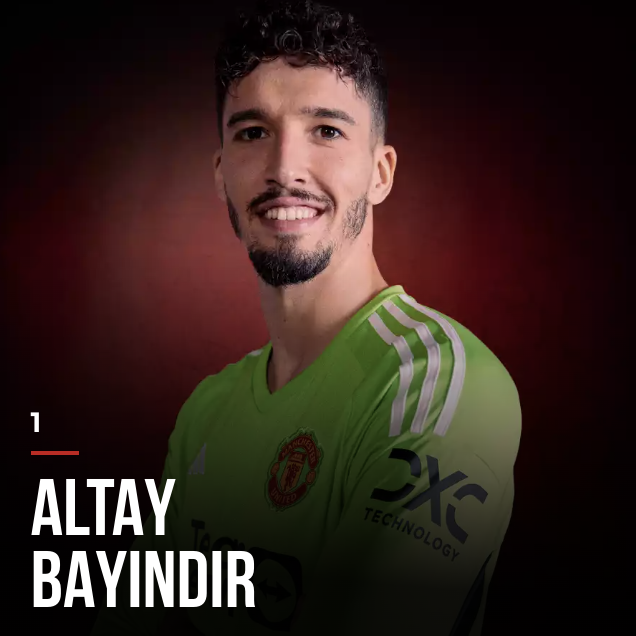
#> input picture MUFC/images/bayindir.png, 636 x 636 px, given in place of rashford.png, which was not available
$ python own_player_top_trumps.py
#> lines starting #> are read from the running program, lines starting #| are printed output that depends on the picture
import random
from PIL import Image, ImageDraw, ImageFont
import os
from players_info import players_info
from ascii_results import win_art, lose_art, draw_art

# Function to create a player card for existing players
def create_player_card(player_name, attributes, position, player_image_path, show_values=True, image_size=(500, 500)):
    # Load player image and resize it
#> called with player_name = 'Marcus Rashford', position = 'Forward', player_image_path = './images/rashford.png', show_values = True, image_size = (500, 500)
    player_image = Image.open(player_image_path)
#> player_image is the input picture: PIL image 636x636 RGBA; mean R, G, B, A 51.9, 35.5, 30.2, 255
    player_image = player_image.resize(image_size, Image.LANCZOS)
#> player_image: PIL image 500x500 RGBA

    # Create a blank image for the player card
    card_width = image_size[0]
    card_height = image_size[1] + 150  # Adjust height for attributes
    card = Image.new('RGB', (card_width, card_height), 'white')
#> card: PIL image 500x650 RGB; every value is 255

    # Paste player image onto the card
    card.paste(player_image, (0, 0))
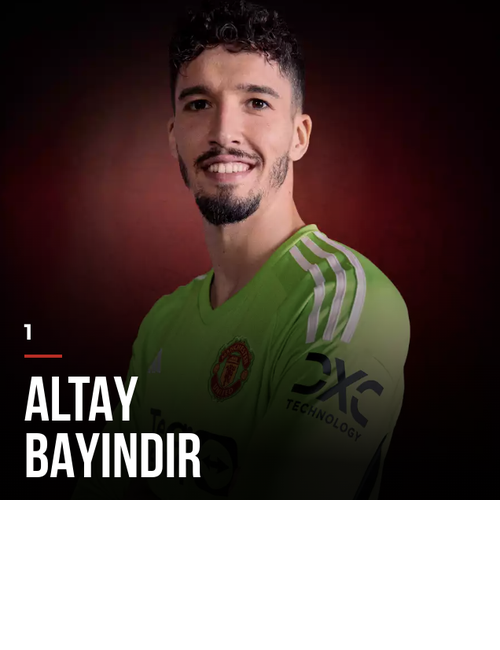
#> card: PIL image 500x650 RGB; mean R, G, B 98.7, 86.1, 82.1

    # Draw player name background
    draw = ImageDraw.Draw(card)
    player_name_background_color = 'black'  # Change this color as desired
    player_name_background_height = 40
    draw.rectangle([(0, image_size[1]), (card_width, image_size[1] + player_name_background_height)], fill=player_name_background_color)

    # Load font for player name
    font_path = "./fonts/Bebas.ttf"  # Adjust the font file path as needed
    if not os.path.isfile(font_path):
#> (the run stopped early here; a loop or call above may not have finished)

$ run again, on MUFC/images/dalot.png
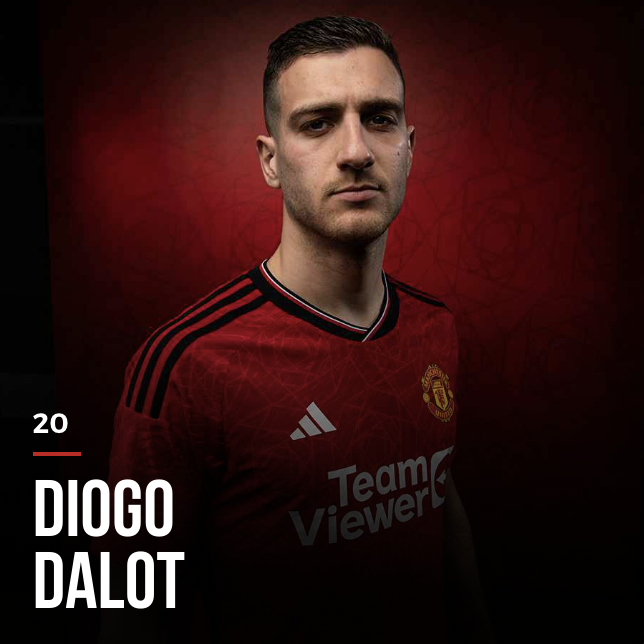
#> input picture MUFC/images/dalot.png, 644 x 644 px, given in place of rashford.png, which was not available
#> in create_player_card, player_image is the input picture: PIL image 644x644 RGBA; mean R, G, B, A 47.9, 20, 18.6, 255
#> player_image: PIL image 500x500 RGBA
#> in create_player_card, `card.paste(player_image, (0, 0))`:
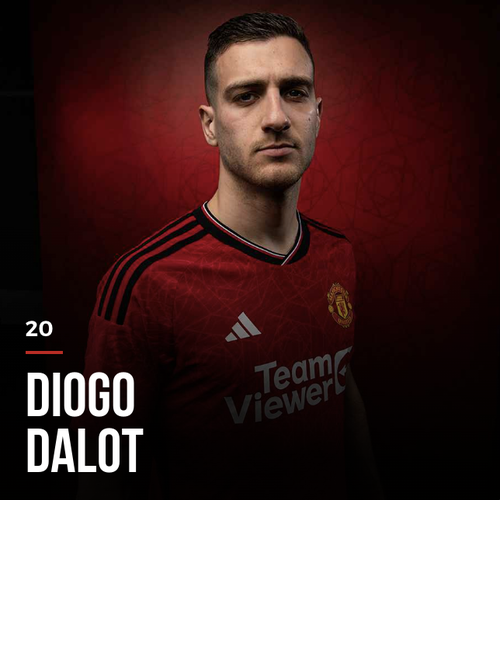
#> card: PIL image 500x650 RGB; mean R, G, B 95.6, 74.2, 73.1

$ run again, on MUFC/images/eriksen.png
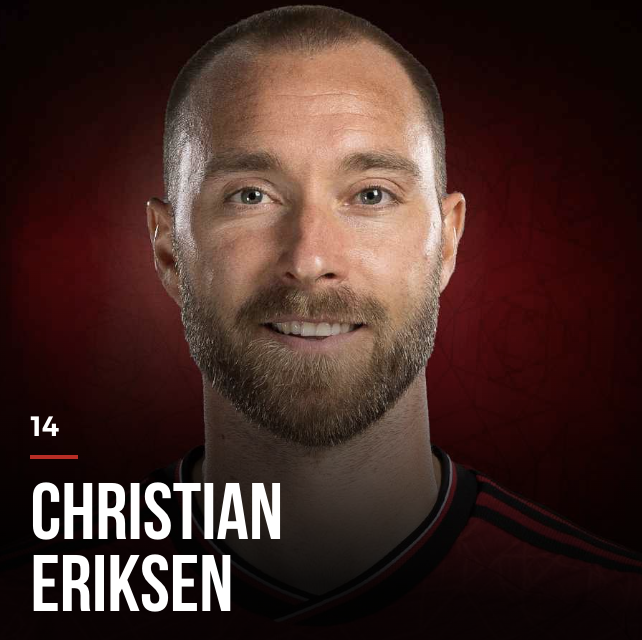
#> input picture MUFC/images/eriksen.png, 642 x 640 px, given in place of rashford.png, which was not available
#> in create_player_card, player_image is the input picture: PIL image 642x640 RGBA; mean R, G, B, A 67.6, 43.2, 38.3, 255
#> player_image: PIL image 500x500 RGBA
#> in create_player_card, `card.paste(player_image, (0, 0))`:
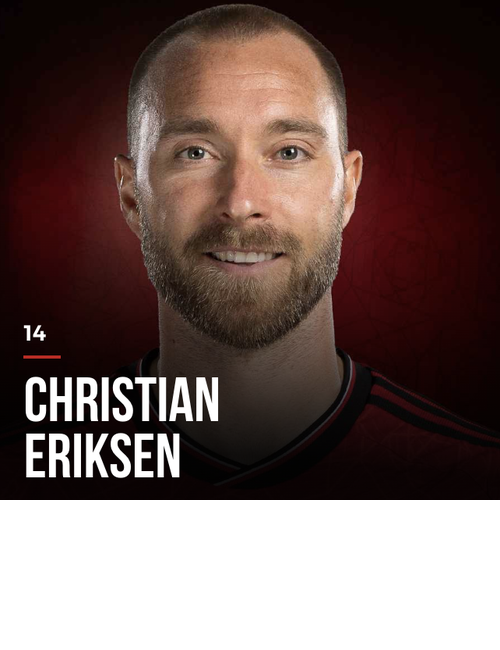
#> card: PIL image 500x650 RGB; mean R, G, B 110.8, 92.1, 88.3
